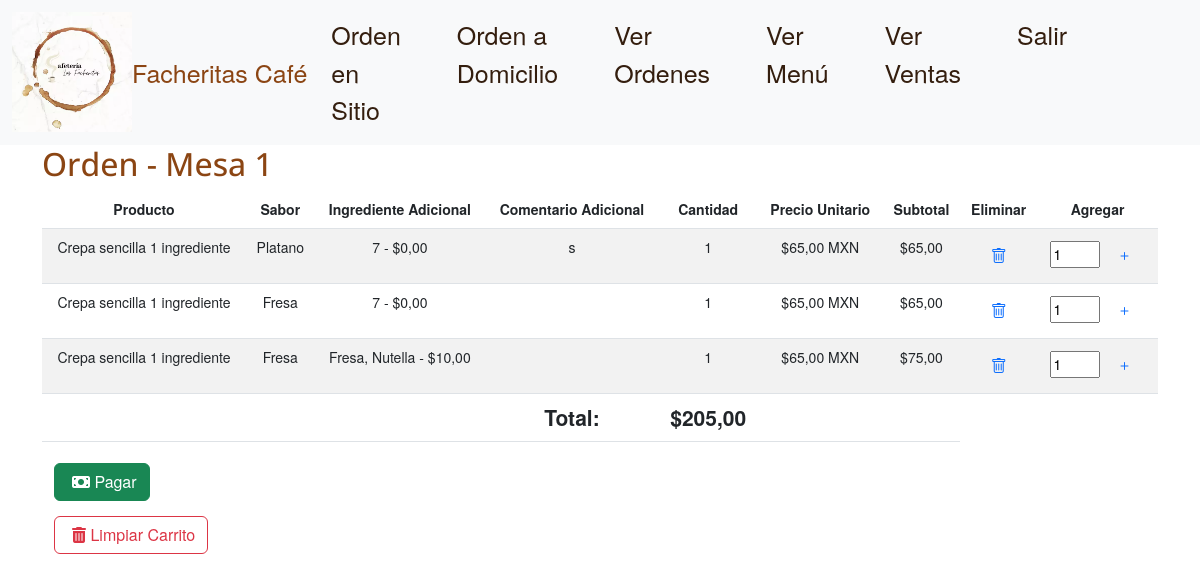
Page /Orden/carrito_por_mesa/1 (signed in) on the earlier database version.
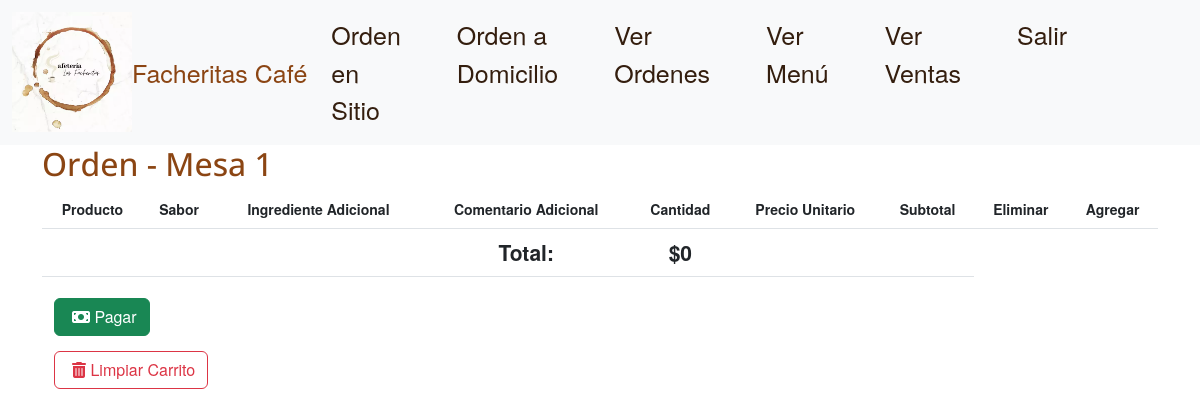
Same page on the later database version.
### Comanda/models.py (models this page shows, shortened)
class CarritoItem(models.Model):
    carrito = models.ForeignKey(Carrito, on_delete=models.CASCADE)
    producto = models.ForeignKey(Producto, on_delete=models.CASCADE)
    sabor = models.CharField(max_length=100, blank=True, null=True)
    cantidad = models.PositiveIntegerField(default=0)
    comentario= models.CharField(max_length=500, blank= True, null=True)
    adicional = models.CharField(max_length=500, blank= True, null=True)
    totalextra = models.DecimalField(max_digits=10, decimal_places=2, default=0, blank=True, null=True)
    subtotal = models.DecimalField(max_digits=10, decimal_places=2, default=0, blank=True, null=True)
    def calcular_subtotal(self):
        subtotal = self.producto.precio * self.cantidad
        if self.adicional:
            subtotal += self.totalextra * self.cantidad
        return subtotal

### Menu/models.py (models this page shows, shortened)
class Producto(models.Model):
    nombre = models.CharField(max_length=50)
    descripcion = models.TextField()
    sabores_raw = models.CharField(max_length=255, blank=True, null=True)
    precio = models.DecimalField(max_digits=10, decimal_places=2)
    categoria = models.ForeignKey(CategoriaMenu, on_delete=models.CASCADE)
    imagen = models.ImageField(upload_to='productos/', blank=True, null=True)
    adicionales = models.ManyToManyField('Adicional', related_name='ingredientes_adicionales', blank=True)
    def obtener_sabores(self):
        if self.sabores_raw:
            return [sabor.strip() for sabor in self.sabores_raw.split(',')]
        else:
            return ['Ninguno']
    def set_sabores(self, sabores):
        self.sabores_raw = ', '.join(sabores)
    sabores = property(obtener_sabores, set_sabores)

### Comanda/views.py (the view)
# urls.py: path('carrito_por_mesa/<int:mesa_id>', Carrito_mesa.as_view(), name='carrito_por_mesa'),
class Carrito_mesa(LoginRequiredMixin, View):
    login_url = 'login'
    redirect_field_name = 'next'
    template_name = 'carrito.html'
    def get(self, request, mesa_id):
        mesa = get_object_or_404(Mesa, id=mesa_id)
        carrito, created = Carrito.objects.get_or_create(mesa=mesa)
        items_carrito = carrito.carritoitem_set.all()
        for item in items_carrito:
            item.subtotal = item.calcular_subtotal()
        total = sum(item.subtotal for item in items_carrito)
        return render(request, self.template_name, {'items_carrito': items_carrito, 'total': total, 'mesa': mesa, 'carrito': carrito})

### Comanda/templates/carrito.html (shortened to what this page needs)
{% extends 'main.html' %}
{% load static %}
{% block contenido %}
{% if carrito %}
  {% if carrito.mesa %}
    <h2>Orden - Mesa {{ carrito.mesa.numero }} </h2>
  {% else %}
    <h2> Orden - Pedido a Domicilio {{ carrito.pedido_domicilio.id }}</h2>
    <h2> Para {{ carrito.pedido_domicilio.nombre}} </h2>
  {% endif %}
  <table class="table table-striped" style="boder-radius: 5px">
    <thead>
      <tr style="text-align: center;">
        <th scope="col">Producto</th>
        <th scope="col">Sabor</th>
        <th scope="col"> Ingrediente Adicional</th>
        <th scope="col">Comentario Adicional</th>
        <th scope="col">Cantidad</th>
        <th scope="col">Precio Unitario</th>
        <th scope="col">Subtotal</th>
        <th scope="col">Eliminar</th>
        <th scope="col">Agregar</th>
      </tr>
    </thead>
    <tbody>
      {% for item in items_carrito %}
        <tr style="text-align: center;">
          <td>{{ item.producto.nombre }}</td>
          <td>{{ item.sabor }}</td>
          <td>
            {% if item.adicional %}
              {{ item.adicional }} - ${{ item.totalextra }}
            {% else %}
              Ningún adicional seleccionado
            {% endif %}
          </td>
          <td>{{ item.comentario}}</td>
          <td>{{ item.cantidad }}</td>
          <td>${{ item.producto.precio }} MXN</td>
          <td>${{ item.subtotal }}</td>
          <td>
            <form action="{% url 'eliminar_producto_carrito' carrito_item_id=item.id %}" method="post">
              <button type="submit" class="btn btn-link" title="Eliminar">
                <i class="bi bi-trash"></i>
              </button>
            </form>
          </td>
          <td>
            <form action="{% url 'agregar_cantidad_producto' carrito_item_id=item.id %}" method="post">
                <input type="number" name="nueva_cantidad" value="1" min="1" style="width: 50px;" required>
                <button type="submit" class="btn btn-link" title="Agregar más cantidad">
                  <i class="bi bi-plus"></i>
                </button>
            </form>
          </td>
        </tr>
      {% endfor %}
    </tbody>
    <tfoot>
      <tr style="text-align: center;">
        <td></td>
        <td></td>
        <td></td>
        <td><strong style="font-size: 150%">Total: </strong></td>
        <td><strong style="font-size: 150%">${{ total }}</strong></td>
        <td></td>
        <td></td>
      </tr>
    </tfoot>
  </table>
  <div class="container">
    <div class="row">
        <div class="col-2 ">
          {% if carrito.mesa %}
            <form action="{% url 'pagar_carrito_por_mesa' mesa.id %}" method="post">
                <button type="submit" class="btn btn-success" style="margin-top: 5px;">
                  <i class="fa-solid fa-money-bill" style= "margin-left: 5px;"></i> Pagar
                </button>
            </form>
            {% if user.is_staff %}
              <form action="{% url 'limpiar_carrito_por_mesa' mesa.id %}" method="post">
                  <button type="submit" class="btn btn-outline-danger" style="margin-top: 15px;">
                    <i class="fa-solid fa-trash-can" style= "margin-left: 5px;"></i> Limpiar Carrito
                  </button>
              </form>
            {% endif %}
          {% endif %}
        </div>
      </div>
  </div>
{% endif %}
{% endblock contenido %}

Differences in the rows shown:
removed CarritoItem: producto.nombre "Crepa sencilla 1 ingrediente", sabor "Platano", adicional "7", totalextra "0,00", comentario "s", cantidad "1", producto.precio "65,00", subtotal "65,00"
removed CarritoItem: producto.nombre "Crepa sencilla 1 ingrediente", sabor "Fresa", adicional "7", totalextra "0,00", cantidad "1", producto.precio "65,00", subtotal "65,00"
removed CarritoItem: producto.nombre "Crepa sencilla 1 ingrediente", sabor "Fresa", adicional "Fresa, Nutella", totalextra "10,00", cantidad "1", producto.precio "65,00", subtotal "75,00"
Other differences:
{{ total }}: "205,00" → "0"
